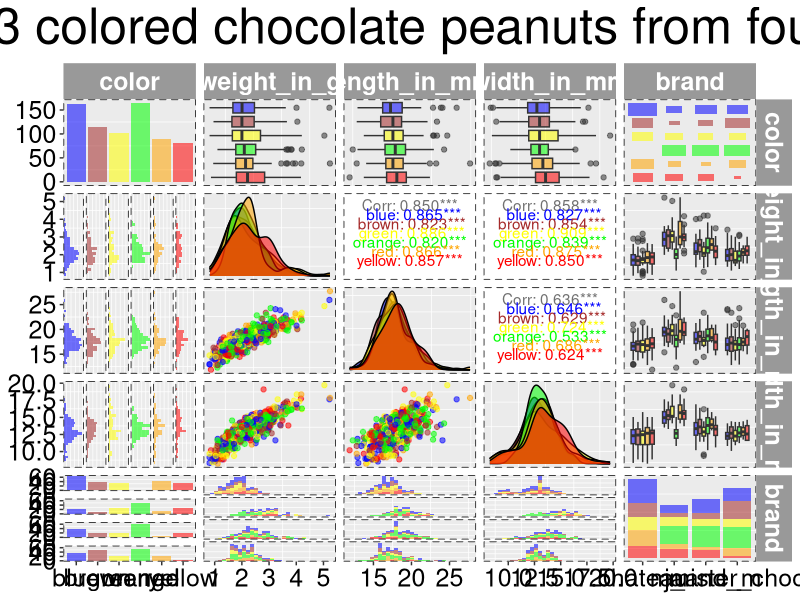

Write R code to recreate this figure.
library("GGally") 
library("rstudioapi")         

setwd(dirname(getActiveDocumentContext()$path))  

data <- read.csv("data.csv")
data <- data[c(2:6)]

png(paste("analysis.png", sep = ""), width=2000, height=1304, units="px")
ggpairs(data=data,
        mapping = ggplot2::aes(color = color,alpha=0.5),
        title = "Analysis of n=713 colored chocolate peanuts from four different brands")+    
  scale_fill_manual(values=c('blue','brown','yellow','green','orange','red')) +
  scale_colour_manual(values=c('blue','brown','yellow','green','orange','red')) +
  theme(legend.position = "none", 
        panel.grid.major = element_blank(), 
        axis.text = element_text(colour = "black", size = 18),
        strip.background = element_rect(fill = "#999999"),
        strip.text = element_text(colour = "white", size = 18, face = "bold"), 
        panel.border = element_rect(linetype = "dashed", colour = "black", fill = NA),
        plot.title = element_text(hjust = 0.5, size=36))
dev.off()
